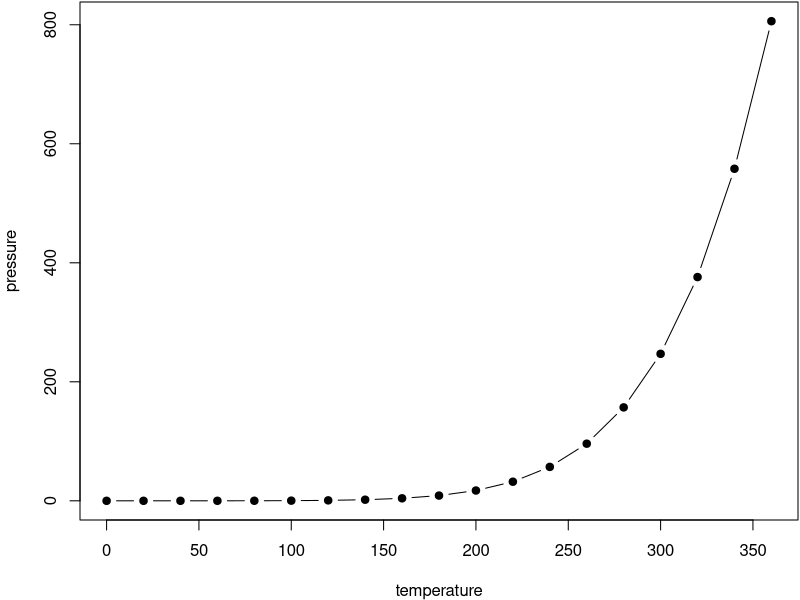
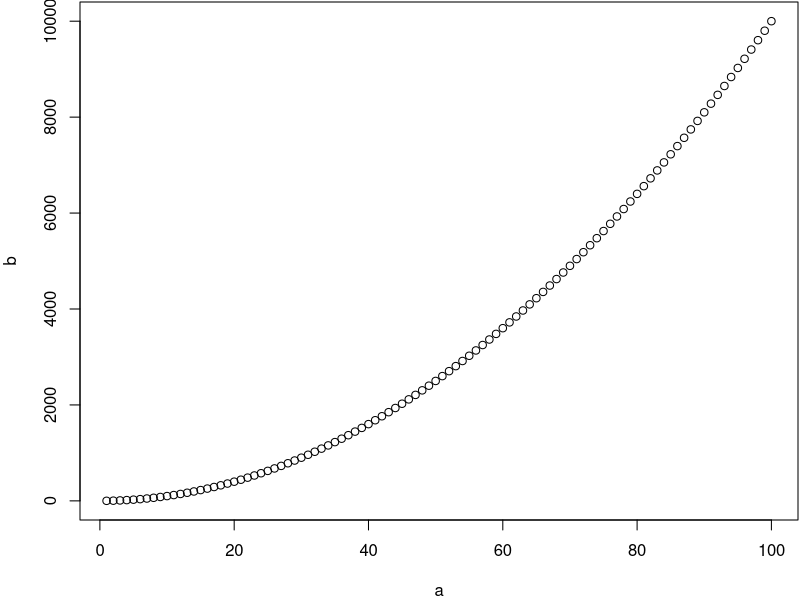
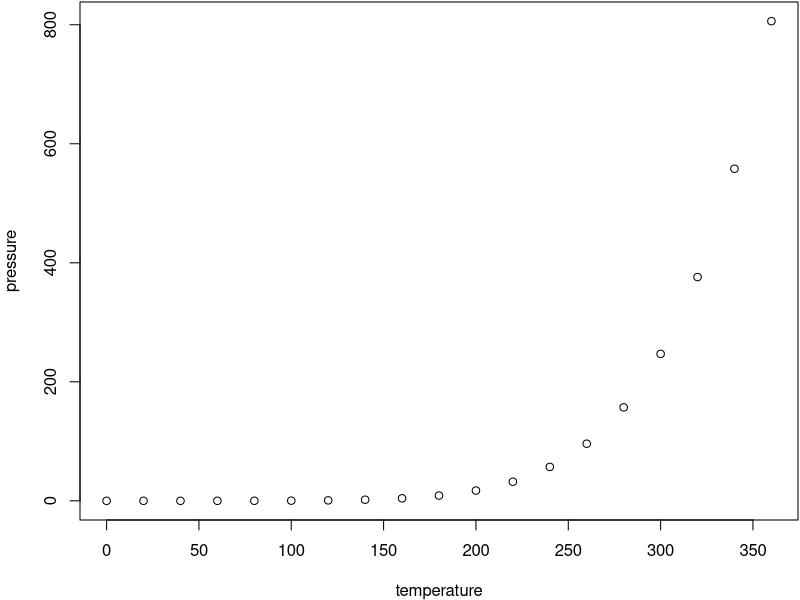
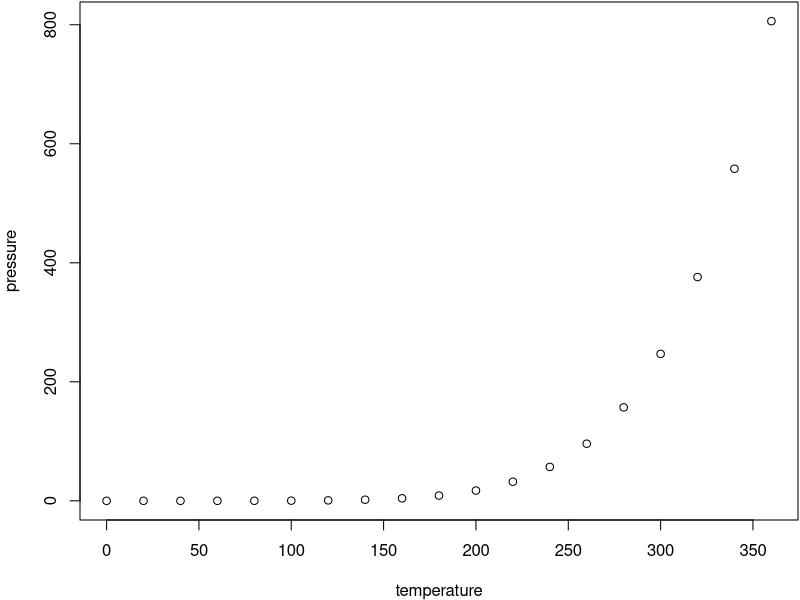

Write the R code that produced these figures, in order.
## ---- chunk 1
par(mar = c(4, 4, .1, .1))
plot(pressure, type = 'b', pch = 19)
## ---- chunk 2
knitr::kable(
  head(iris, 20), caption = 'Here is a nice table!',
  booktabs = TRUE
)
## ---- chunk 3
a<-c(1:100)
b<-a^2
plot(b~a)
## ---- chunk 4
plot(pressure)
## ---- chunk 5
knitr::opts_chunk$set(echo = TRUE)
## ---- chunk 6
summary(cars)
## ---- chunk 7
plot(pressure)
